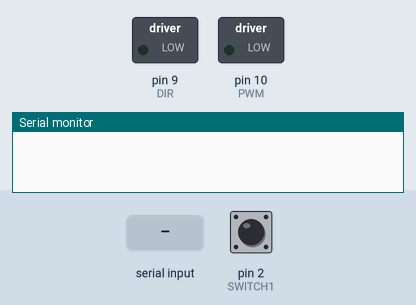
The sketch below on a simulated Arduino Uno, built with avr-gcc and run on an emulated ATmega328P. On the bench: switched loads named in the sketch (green lamp = pin HIGH), the last lines printed to the serial monitor. The inputs (shaded band) are chosen by the test bench; at power-on: pin 2 (SWITCH1) HIGH.

Above: at 1.2 s.
1.3 s: "u" received over Serial
At 2.07 s:
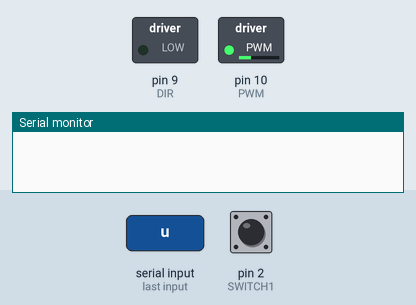
At 4.2 s:
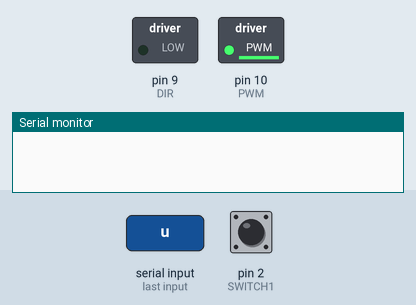
4.3 s: pin 2 (SWITCH1) pulled LOW for 0.15 s
7.4 s: "d" received over Serial
At 9.0 s:
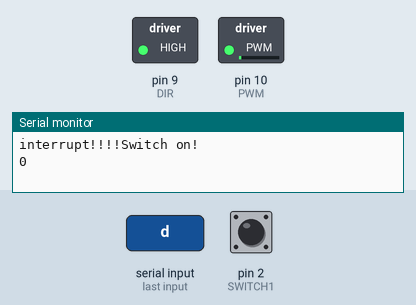
10.4 s: pin 2 (SWITCH1) pulled LOW for 1 s
14.4 s: pin 2 (SWITCH1) pulled LOW for 3.2 s
Timing chart, 0 to 20.8 s (numbered marks = the images above; inputs shaded):
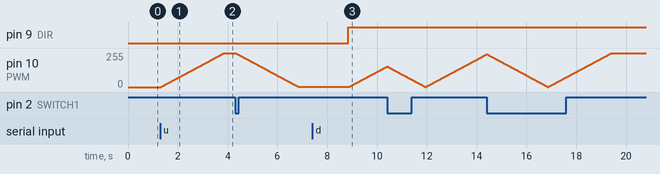

Measured:
- after the input at 1.3 s, pin 10 (PWM): moves from 0/255 to 254/255 over 2.5 s, starting at once
- after the input at 7.4 s, pin 9 (DIR): LOW → HIGH after 1.5 s

The sketch:

PWM_MD30C.ino
```cpp
// 아두이노 연결된 핀 설정
#define PWM 10
#define DIR 9
#define SWITCH1 2
int Motor_speed=0; // 모터 속도 PWM 100으로 설정 0~255
int flag = 0;

void setup() {
  pinMode(SWITCH1, INPUT);
  pinMode(PWM,OUTPUT);
  pinMode(DIR,OUTPUT);
  Serial.begin(115200); //시리얼 포트를 115200bps속도로 시작

  attachInterrupt(digitalPinToInterrupt(SWITCH1), SWITCH, CHANGE);
}

void loop() {
	if(Serial.available())
	{
		char input = Serial.read();

		if(input == 'u') // 시리얼로 u 입력을 받았을 떄 위로 작동
		{
  // if(digitalRead(SWITCH1) == HIGH){
  //   Serial.println("SWITCH1");
  // }
      flag = 0;
      digitalWrite(DIR, LOW); // 시계방향
      for(Motor_speed=0; Motor_speed<255; Motor_speed++){
        if(flag == 0){
          delay(10);
          analogWrite(PWM, Motor_speed);
        }
      }
      delay(5000);
      for(Motor_speed; Motor_speed>0; Motor_speed--){
        delay(10);
        analogWrite(PWM, Motor_speed);
      }
//      delay(5000);
    }
    else if(input == 'd') //시리얼로 d 입력을 받았을 때 아레로 작동
		{
      digitalWrite(DIR, HIGH); //반시계방향
      for(Motor_speed=0; Motor_speed<255; Motor_speed++){
        delay(10);
        analogWrite(PWM, Motor_speed);
      }
      delay(5000);
      for(Motor_speed; Motor_speed>0; Motor_speed--){
        delay(10);
        analogWrite(PWM, Motor_speed);
      }
//      delay(5000);
    }
  }
}
void SWITCH(){
 if(digitalRead(SWITCH1) == LOW){
   Serial.println("interrupt!!!!Switch on!");
   Serial.println(flag);
   flag = 1;
   if(Motor_speed>0){
     for(Motor_speed; Motor_speed>0; Motor_speed--){
       for(int i=0; i<10; i++)
         delayMicroseconds(1000);
       analogWrite(PWM, Motor_speed);
     }
   }
 }
 else{
//   flag = 0;
//   Serial.println("Switch off");
   }
}
```
